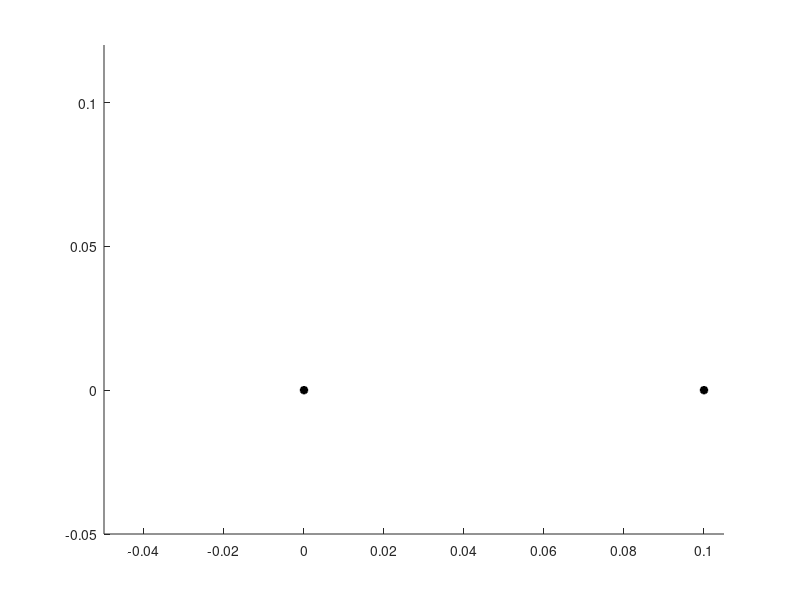

Here is the MATLAB script that generated this plot: (Note: this script raises an error after producing the figure.)
%% Visualization of the plots
%This code is used to visualize the three bodies in the threebodiesrun.m
%file. First it loads the Q matrix saved from the previously mentioned
%m-file and plots the movement of the three bodies.

load Q.mat

X1cp = Q(:,4); %x-values of bar 1
Y1cp = Q(:,5); %y-values of bar 1

X2cp = Q(:,7); %x-values of bar 2
Y2cp = Q(:,8); %y-values of bar 2

X3cp = Q(:,10); %x-values of bar 3
Y3cp = Q(:,11); %y-values of bar 3

ep1 = [0,0]; %zero coordinates

p1 = []; p2 = []; p3 = []; %define plots

%% Start plot
figure
hold on
axis([-0.05 0.105 -0.05 0.12])
plot(0,0,'k*','LineWidth',2) %Set the fixed points
plot(0.1,0,'k*','LineWidth',2)

for i = 1:length(X1cp)
    [X1 Y1] = visual([X1cp(i), Y1cp(i)],ep1);
    ep2 = [X1(2),Y1(2)];
    [X2 Y2] = visual([X2cp(i), Y2cp(i)],ep2);
    ep3 = [X2(2),Y2(2)];
    [X3 Y3] = visual([X3cp(i), Y3cp(i)],ep3);
    
    delete(p1);
    delete(p2);
    delete(p3);

    p1 = plot(X1, Y1,'b','LineWidth',3);
    %c1 = plot(X1cp(i),Y1cp(i),'b*','LineWidth',2);
    p2 = plot(X2, Y2,'b','LineWidth',3);
    %c2 = plot(X2cp(i),Y2cp(i),'r*','LineWidth',2);
    p3 = plot(X3, Y3,'b','LineWidth',3);
    %c3 = plot(X3cp(i),Y3cp(i),'y*','LineWidth',2);
    pause(0.01);

end
hold off